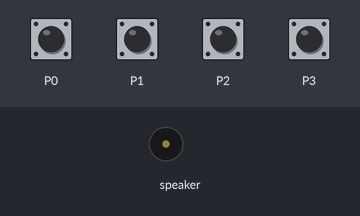
This program was run on a simulated Calliope mini (MakeCode). Parts: buzzer (waves = sounding). Inputs (shaded band) come from the test bench.

Above: at 1.2 s.
1.3 s: touch pin P0 pressed for 1 s
At 1.7 s:
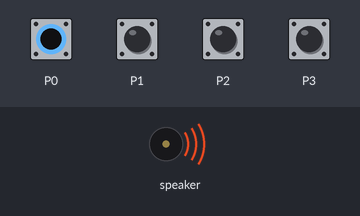
Timing chart, 0 to 4.3 s (numbered marks = the images above; inputs shaded):
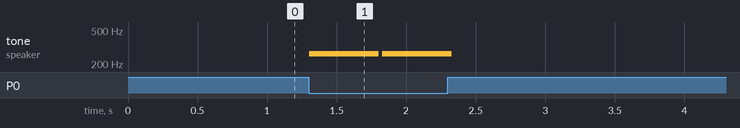

Measured:
- after the input at 1.3 s, tone on speaker: alternates 262 Hz for 0.50 s and silent for 0.03 s, 4 changes in all, then stays silent, starting at once

The program:

main.ts
```typescript
basic.forever(function () {
    if (input.pinIsPressed(TouchPin.P0)) {
        music.playTone(262, music.beat(BeatFraction.Whole))
    }
    if (input.pinIsPressed(TouchPin.P1)) {
        music.playTone(294, music.beat(BeatFraction.Whole))
    }
    if (input.pinIsPressed(TouchPin.P2)) {
        music.playTone(330, music.beat(BeatFraction.Whole))
    }
    if (input.pinIsPressed(TouchPin.P3)) {
        music.playTone(349, music.beat(BeatFraction.Whole))
    }
})
```

test.ts
```typescript
// Hier kann man Tests durchführen; diese Datei wird nicht kompiliert, wenn dieses Paket als Erweiterung verwendet wird.
```
